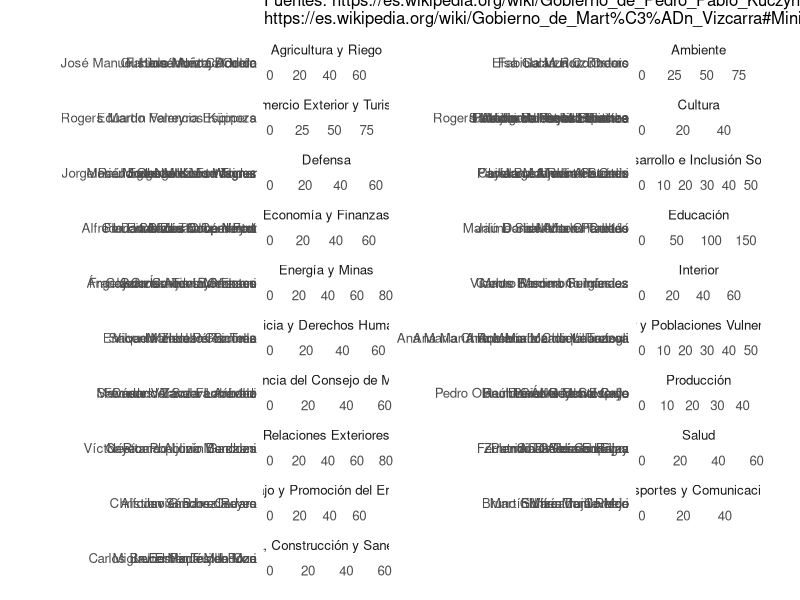
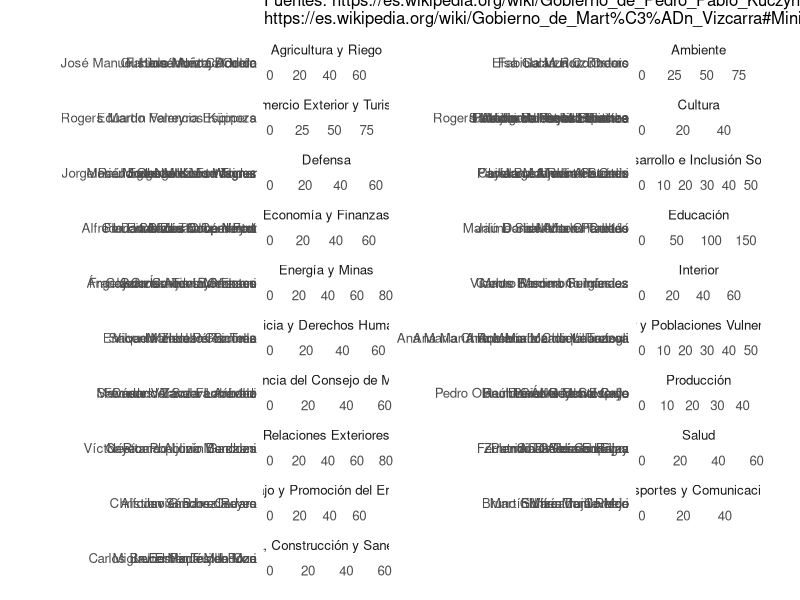

These figures' R source, in order:
library(tidyverse)
library(lubridate)

gabinetes <- read_csv("gabinetes-ppk-mvc/gabinetes-ppk-mvc.csv") %>%
  mutate(
    semanas = as.duration(inicio %--% fin) / dweeks(1)
  )
sumario <- gabinetes %>%
  filter(!is.na(semanas)) %>%  # filtrar quienes están aún en el cargo
  group_by(ministerio, titular) %>%
  summarise(
    semanas_tot = sum(semanas)
  ) %>%
  ungroup() %>%
  summarise(
    n = n(),
    promedio = mean(semanas_tot, na.rm = T),
    desv_std = sd(semanas_tot, na.rm = T),
    mediana = median(semanas_tot, na.rm = T),
    mínimo = min(semanas_tot, na.rm = T),
    máximo = max(semanas_tot, na.rm = T)
  )

knitr::kable(
  sumario,
  format = "pandoc",
  #format = "markdown",
  digits = 2,
  caption = "Duración en semanas de un titular ministerial (PPK + MVC)"
  )

# Table: Duración en semanas de un titular ministerial (PPK + MVC)
#
#    n   promedio   desv_std   mediana   mínimo   máximo
#  ---  ---------  ---------  --------  -------  -------
#   84      37.81      26.47     33.57     1.43   163.43

df <- gabinetes %>%
  filter(!is.na(semanas)) %>%
  group_by(ministerio, titular) %>%
  summarise(
    semanas_tot = sum(semanas)
  ) %>%
  ungroup() %>%
  arrange(ministerio, semanas_tot) %>%
  mutate(order = factor(row_number()))

right_now <- lubridate::now()

ggplot(df, aes(color = ministerio)) +
  geom_segment(aes(x = order, y = 0,
                   xend = order, yend = semanas_tot),
               show.legend = FALSE) +
  geom_point(aes(x = order,
                 y = semanas_tot),
             show.legend = FALSE) +
  scale_x_discrete(
    breaks = df$order,
    labels = df$titular
  ) +
  coord_flip() +
  theme_minimal(12) +
  facet_wrap(~ministerio, scales = "free", ncol = 2) +
  labs(
    title = "Duración de periodos ministeriales en el gobierno actual (en semanas, Perú)",
    subtitle = "Fuentes: https://es.wikipedia.org/wiki/Gobierno_de_Pedro_Pablo_Kuczynski#Ministros\nhttps://es.wikipedia.org/wiki/Gobierno_de_Mart%C3%ADn_Vizcarra#Ministros_de_Estado",
    caption = paste0("No incluye titulares en ejercicio en la actualidad\nActualizado el ", right_now," // @jmcastagnetto, Jesús M. Castagnetto"),
    y = "",
    x = ""
  ) +
  theme(
    plot.margin = unit(rep(1, 4), "cm")
  )

ggsave(
  filename = "gabinetes-ppk-mvc/duracion-en-semanas.png",
  width = 12,
  height = 18
)
